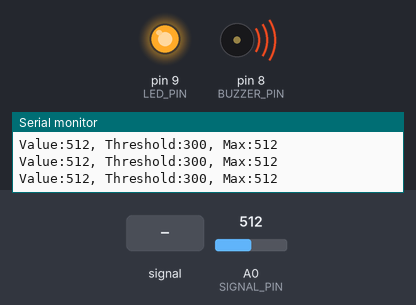
A sketch run on a simulated Arduino Uno, built with avr-gcc and run on an emulated ATmega328P. Shown: output pins drawn as LEDs (lit = HIGH), buzzer (waves = sounding), the last lines printed to the serial monitor. Dashed ring = blinking. Inputs (shaded band) come from the test bench; at power-on: A0 (SIGNAL_PIN) = 512.

Above: at 1.2 s.
1.3 s: A0 (SIGNAL_PIN) fed a 1000 Hz sine of ±255 counts around its level
At 1.43 s:
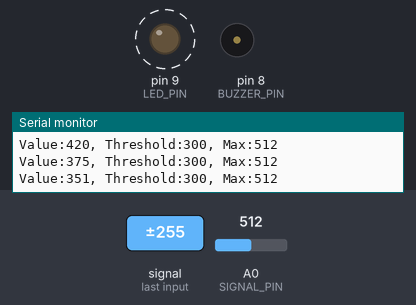
4.3 s: A0 (SIGNAL_PIN) set to 716
At 5.3 s:
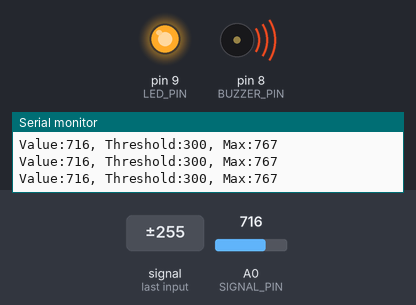
5.8 s: A0 (SIGNAL_PIN) set to 438
7.3 s: A0 (SIGNAL_PIN) set to 422
At 8.5 s:
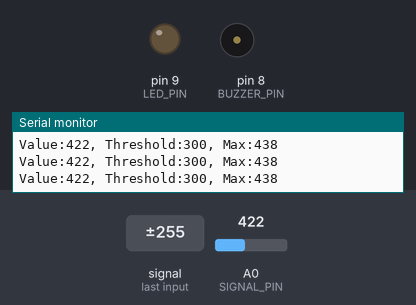
8.8 s: A0 (SIGNAL_PIN) set to 511
At 9.3 s:
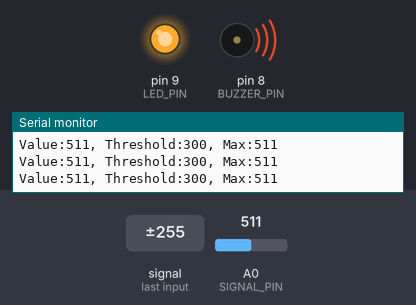
Timing chart, 0 to 11.3 s (numbered marks = the images above; inputs shaded):
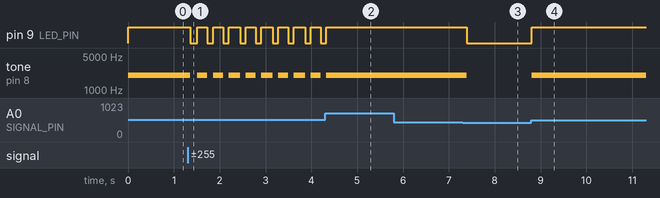

The sketch:

program_arduino.ino
```cpp
/*
 * ============================================================================
 * Project      : Electromagnetic Field Detector
 * Author       : Kerogs
 * Version      : 2.1-arduino
 * URL          : https://github.com/kerogs/KS-ATT85-1
 *
 * Description  :
 * This program measures variations in the analog input coming from a handmade
 * antenna — a copper wire loop designed to capture ambient electromagnetic fields.
 *
 * These variations are analyzed in real time to detect disturbances such as
 * atmospheric electrical activity (storms), human presence, or electromagnetic noise.
 *
 * When a significant deviation from the baseline threshold is detected, a LED lights up
 * and a buzzer sounds an alert.
 * ============================================================================
 */
#define SIGNAL_PIN A0
#define LED_PIN 9
#define BUZZER_PIN 8

int detectionThreshold = 300;          // Detection threshold level
int maxValue = 0;                      // Maximum value reached
unsigned long lastPeak = 0;            // Last time we beat the record
const unsigned long resetDelay = 5000; // 5 seconds (quick test)

// Filter parameters
const int FILTER_SIZE = 5;  // Number of samples for moving average
int buffer[FILTER_SIZE];
int filterIndex = 0;
long filterSum = 0;

void setup()
{
  Serial.begin(115200);
  pinMode(LED_PIN, OUTPUT);
  pinMode(BUZZER_PIN, OUTPUT);
  digitalWrite(LED_PIN, LOW);
  digitalWrite(BUZZER_PIN, LOW);

  // Initialize buffer with the first reading
  int initialValue = analogRead(SIGNAL_PIN);
  for (int i = 0; i < FILTER_SIZE; i++)
  {
    buffer[i] = initialValue;
    filterSum += initialValue;
  }
}

void loop()
{
  int rawValue = analogRead(SIGNAL_PIN);

  // Update moving average buffer: remove oldest value and add new one
  filterSum -= buffer[filterIndex];
  buffer[filterIndex] = rawValue;
  filterSum += rawValue;

  filterIndex++;
  if (filterIndex >= FILTER_SIZE)
    filterIndex = 0;

  // Calculate filtered average
  int value = filterSum / FILTER_SIZE;

  // Serial Plotter output
  Serial.print("Value:");
  Serial.print(value);
  Serial.print(", Threshold:");
  Serial.print(detectionThreshold);
  Serial.print(", Max:");
  Serial.println(maxValue);

  // ✅ Check if value exceeds threshold (value > threshold + margin)
  if (value > detectionThreshold + 130)
  {
    digitalWrite(LED_PIN, HIGH);
    tone(BUZZER_PIN, 2000); // Play 2000 Hz tone
  }
  else
  {
    digitalWrite(LED_PIN, LOW);
    noTone(BUZZER_PIN); // Stop tone
  }

  // Update maximum peak (using raw value for better precision)
  if (rawValue > maxValue)
  {
    maxValue = rawValue;
    lastPeak = millis(); // Record time of new peak
  }

  // Reset max value if resetDelay elapsed without new peak
  if (millis() - lastPeak > resetDelay)
  {
    maxValue = 0;      // Reset peak
    lastPeak = millis(); // Reset timer
  }

  delay(30); // Control loop speed
}
```

Measured:
- the behaviour switches between 431 and 430 on A0 (SIGNAL_PIN) (found by bisection; images 2 and 3)
- after the input at 1.3 s, pin 9 (LED_PIN): alternates HIGH for 0.22 s and LOW for 0.12 s, starting after 0.06 s; tone on pin 8 (BUZZER_PIN): alternates 2000 Hz for 0.22 s and silent for 0.12 s, starting after 0.06 s
- after the input at 4.3 s, pin 9 (LED_PIN): goes on until 4.3 s, then stays HIGH; tone on pin 8 (BUZZER_PIN): goes on until 4.3 s, then stays 2000 Hz
- after the input at 7.3 s, pin 9 (LED_PIN): HIGH → LOW after 0.09 s; tone on pin 8 (BUZZER_PIN): 2000 Hz → silent after 0.09 s
- after the input at 8.8 s, pin 9 (LED_PIN): LOW → HIGH at once; tone on pin 8 (BUZZER_PIN): silent → 2000 Hz at once
